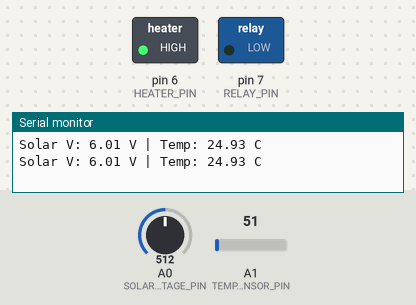
Bench run of a sketch on a simulated Arduino Uno, built with avr-gcc and run on an emulated ATmega328P. On the bench: switched loads named in the sketch (green lamp = pin HIGH), the last lines printed to the serial monitor. The test bench sets the inputs (shaded band); at power-on: A0 (SOLAR_VOLTAGE_PIN) = 512, A1 (TEMP_SENSOR_PIN) = 51.

Above: at 1.8 s.
1.9 s: A0 (SOLAR_VOLTAGE_PIN) set to 478
3.4 s: A0 (SOLAR_VOLTAGE_PIN) set to 451
At 4.4 s:
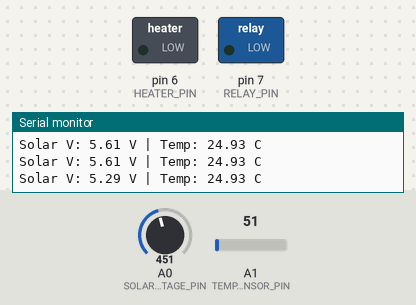
5.5 s: A0 (SOLAR_VOLTAGE_PIN) set to 511
At 7.2 s:
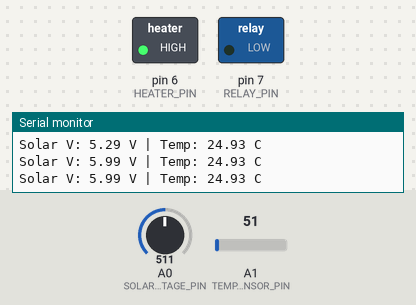
7.5 s: A0 (SOLAR_VOLTAGE_PIN) set to 306
At 8.9 s:
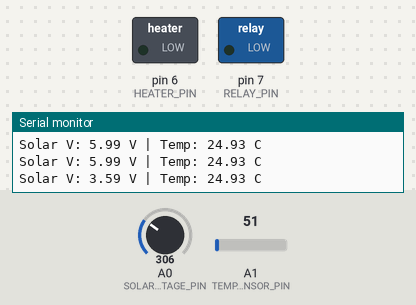
Timing chart, 0 to 10.5 s (numbered marks = the images above; inputs shaded):
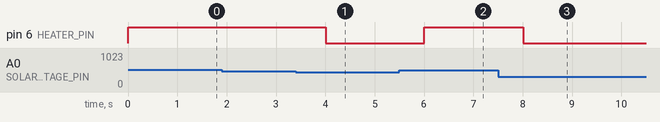

Measured:
- the behaviour switches between 469 and 468 on A0 (SOLAR_VOLTAGE_PIN) (found by bisection; images 0 and 1)
- after the input at 3.4 s, pin 6 (HEATER_PIN): HIGH → LOW after 0.61 s
- after the input at 5.5 s, pin 6 (HEATER_PIN): LOW → HIGH after 0.51 s
- after the input at 7.5 s, pin 6 (HEATER_PIN): HIGH → LOW after 0.51 s

The sketch:

sketch_jun22asolar.ino
```cpp
#define SOLAR_VOLTAGE_PIN A0
#define TEMP_SENSOR_PIN A1
#define RELAY_PIN 7
#define HEATER_PIN 6

float readTemperature() {
  int analogVal = analogRead(TEMP_SENSOR_PIN);
  float voltage = (analogVal / 1023.0) * 5.0;
  float tempC = voltage * 100.0; // For LM35: 10mV/°C
  return tempC;
}

float readSolarVoltage() {
  int analogVal = analogRead(SOLAR_VOLTAGE_PIN);
  return (analogVal / 1023.0) * 12.0; // Assuming a divider to scale 12V
}

void setup() {
  Serial.begin(9600);
  pinMode(RELAY_PIN, OUTPUT);
  pinMode(HEATER_PIN, OUTPUT);
  digitalWrite(RELAY_PIN, LOW);
  digitalWrite(HEATER_PIN, LOW);
}

void loop() {
  float solarV = readSolarVoltage();
  float temp = readTemperature();

  Serial.print("Solar V: ");
  Serial.print(solarV);
  Serial.print(" V | Temp: ");
  Serial.print(temp);
  Serial.println(" C");

  // Charging condition
  if (solarV > 5.5 && temp < 80.0) {
    digitalWrite(HEATER_PIN, HIGH); // Heat the sand
  } else {
    digitalWrite(HEATER_PIN, LOW);
  }

  // Discharge condition (e.g., after sunset)
  if (solarV < 2.0 && temp > 60.0) {
    digitalWrite(RELAY_PIN, HIGH); // Supply energy to output
  } else {
    digitalWrite(RELAY_PIN, LOW);
  }

  delay(1000);
}
```
